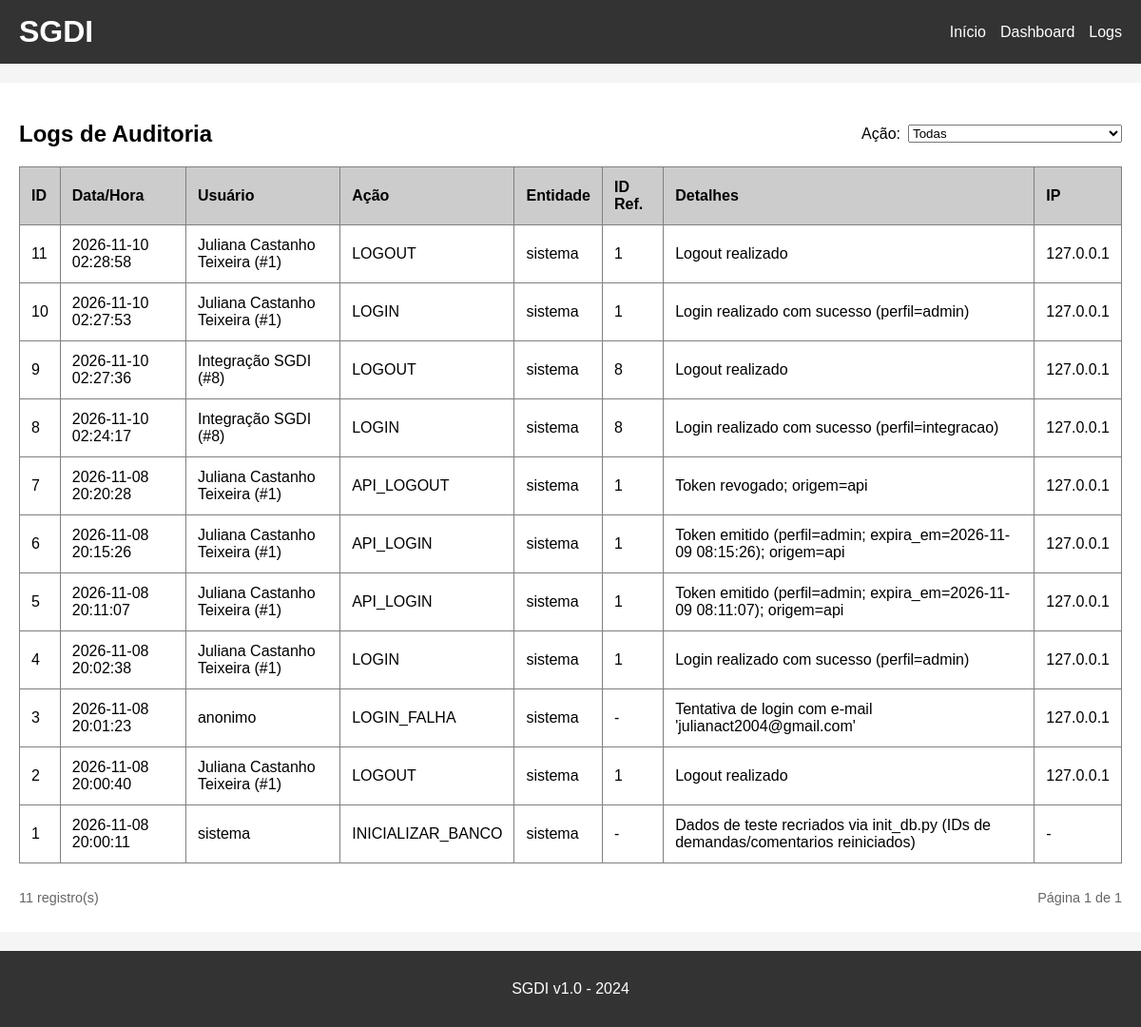
/logs (signed in), run on the app's committed database.
### tables this page shows
CREATE TABLE logs (
    id INTEGER PRIMARY KEY AUTOINCREMENT,
    data_hora TEXT NOT NULL,
    usuario_id INTEGER,
    usuario_nome TEXT,
    acao TEXT NOT NULL,
    entidade TEXT NOT NULL,
    entidade_id INTEGER,
    detalhes TEXT,
    ip TEXT
);

### app.py (the view)
@app.route('/logs')
@requer_permissao('ver_logs')
def ver_logs():
    acao = request.args.get('acao', '')
    if acao not in ACOES_LOG:
        acao = ''
    pagina = max(request.args.get('pagina', 1, type=int) or 1, 1)
    por_pagina = 20
    condicao, parametros = ('1=1', []) if not acao else ('acao = ?', [acao])
    conn = get_db()
    total = conn.execute(f"SELECT COUNT(*) FROM logs WHERE {condicao}", parametros).fetchone()[0]
    total_paginas = max((total + por_pagina - 1) // por_pagina, 1)
    pagina = min(pagina, total_paginas)
    logs = conn.execute(
        f"SELECT * FROM logs WHERE {condicao} ORDER BY id DESC LIMIT ? OFFSET ?",
        parametros + [por_pagina, (pagina - 1) * por_pagina]
    ).fetchall()
    conn.close()
    return render_template('logs.html', logs=logs, acao=acao, acoes=ACOES_LOG,
                           pagina=pagina, total_paginas=total_paginas, total=total)

### app.py (called while the page is built, shortened)
def requer_permissao(permissao, resposta_json=False):
    def decorador(funcao):
        @wraps(funcao)
        def interna(*args, **kwargs):
            if pode(permissao):
                return funcao(*args, **kwargs)
        return interna
    return decorador

@app.context_processor
def injetar_perfil():
    return {'pode': pode, 'perfil_rotulo': ROTULOS_PERFIL[perfil_atual()]}

@app.before_request
def verificar_login():
    if requisicao_api():
        return None
    if 'email' not in session and request.endpoint not in ['login', 'logout', 'static']:
        return redirect(url_for('login'))

### core.py (called while the page is built)
def caminho_banco():
    return os.environ.get('SGDI_DB', 'demandas.db')

def get_db():
    conn = sqlite3.connect(caminho_banco())
    conn.row_factory = sqlite3.Row
    return conn

def requisicao_api():
    return request.path == '/api' or request.path.startswith('/api/')

def usuario_atual():
    usuario_api = g.get('usuario_api')
    if usuario_api:
        return usuario_api
    if 'usuario_id' in session:
        return {
            'id': session.get('usuario_id'),
            'nome': session.get('usuario'),
            'email': session.get('email'),
            'perfil': session.get('perfil'),
        }
    return None

def perfil_atual():
    usuario = usuario_atual()
    perfil = usuario.get('perfil') if usuario else None
    return perfil if perfil in PERMISSOES_POR_PERFIL else PERFIL_USUARIO

def pode(permissao):
    return permissao in PERMISSOES_POR_PERFIL[perfil_atual()]

### templates/logs.html (shortened to what this page needs)
{% extends "base.html" %}
{% block content %}
<div class="flex-between">
    <h2>Logs de Auditoria</h2>
    <form method="GET" action="{{ url_for('ver_logs') }}" class="form-inline">
        <label for="acao">Ação:</label>
        <select name="acao" id="acao" onchange="this.form.submit()">
            <option value="">Todas</option>
        </select>
    </form>
</div>
<div class="table-responsive">
    <table border="1" cellpadding="10" cellspacing="0" width="100%">
        <thead>
            <tr bgcolor="#cccccc">
                <th>ID</th>
                <th>Data/Hora</th>
                <th>Usuário</th>
                <th>Ação</th>
                <th>Entidade</th>
                <th>ID Ref.</th>
                <th>Detalhes</th>
                <th>IP</th>
            </tr>
        </thead>
        <tbody>
            {% for l in logs %}
            <tr>
                <td>{{ l['id'] }}</td>
                <td>{{ l['data_hora'] }}</td>
                <td>{{ l['usuario_nome'] or '-' }}{% if l['usuario_id'] %} (#{{ l['usuario_id'] }}){% endif %}</td>
                <td>{{ l['acao'] }}</td>
                <td>{{ l['entidade'] }}</td>
                <td>{{ l['entidade_id'] if l['entidade_id'] is not none else '-' }}</td>
                <td>{{ l['detalhes'] or '-' }}</td>
                <td>{{ l['ip'] or '-' }}</td>
            </tr>
            {% else %}
            <tr><td colspan="8">Nenhum registro encontrado.</td></tr>
            {% endfor %}
        </tbody>
    </table>
</div>
<div class="pagination-summary">
    <span>{{ total }} registro(s)</span>
    <span>Página {{ pagina }} de {{ total_paginas }}</span>
</div>
{% endblock %}

### static/style.css (style rules this page uses)
* { box-sizing: border-box; }
body { font-family: Arial, sans-serif; background-color: #f5f5f5; padding: 0; margin: 0; display: flex; flex-direction: column; min-height: 100vh; }
table { border-collapse: collapse; width: 100%; margin-bottom: 20px; }
th, td { padding: 12px; text-align: left; }
.table-responsive { overflow-x: auto; }
.pagination-summary, .pagination { display: flex; align-items: center; justify-content: space-between; gap: 12px; }
.pagination-summary { color: #666; font-size: 0.9rem; margin: 8px 0; }
.flex-between { display: flex; justify-content: space-between; align-items: center; }
.form-inline { display: inline-flex; align-items: center; gap: 8px; margin: 0; }

### data on the page
logs: id "11", data_hora "2026-11-10 02:28:58", usuario_nome "Juliana Castanho Teixeira", usuario_id "1", acao "LOGOUT", entidade "sistema", entidade "1", detalhes "Logout realizado", ip "127.0.0.1"
logs: id "10", data_hora "2026-11-10 02:27:53", usuario_nome "Juliana Castanho Teixeira", usuario_id "1", acao "LOGIN", entidade "sistema", entidade "1", detalhes "Login realizado com sucesso (perfil=admin)", ip "127.0.0.1"
logs: id "9", data_hora "2026-11-10 02:27:36", usuario_nome "Integração SGDI", usuario_id "8", acao "LOGOUT", entidade "sistema", entidade "8", detalhes "Logout realizado", ip "127.0.0.1"
logs: id "8", data_hora "2026-11-10 02:24:17", usuario_nome "Integração SGDI", usuario_id "8", acao "LOGIN", entidade "sistema", entidade "8", detalhes "Login realizado com sucesso (perfil=integracao)", ip "127.0.0.1"
logs: id "7", data_hora "2026-11-08 20:20:28", usuario_nome "Juliana Castanho Teixeira", usuario_id "1", acao "API_LOGOUT", entidade "sistema", entidade "1", detalhes "Token revogado; origem=api", ip "127.0.0.1"
logs: id "6", data_hora "2026-11-08 20:15:26", usuario_nome "Juliana Castanho Teixeira", usuario_id "1", acao "API_LOGIN", entidade "sistema", entidade "1", detalhes "Token emitido (perfil=admin; expira_em=2026-11-09 08:15:26); origem=api", ip "127.0.0.1"
logs: id "5", data_hora "2026-11-08 20:11:07", usuario_nome "Juliana Castanho Teixeira", usuario_id "1", acao "API_LOGIN", entidade "sistema", entidade "1", detalhes "Token emitido (perfil=admin; expira_em=2026-11-09 08:11:07); origem=api", ip "127.0.0.1"
logs: id "4", data_hora "2026-11-08 20:02:38", usuario_nome "Juliana Castanho Teixeira", usuario_id "1", acao "LOGIN", entidade "sistema", entidade "1", detalhes "Login realizado com sucesso (perfil=admin)", ip "127.0.0.1"
logs: id "3", data_hora "2026-11-08 20:01:23", usuario_nome "anonimo", acao "LOGIN_FALHA", entidade "sistema", l "-", detalhes "Tentativa de login com e-mail 'julianact2004@gmail.com'", ip "127.0.0.1"
logs: id "2", data_hora "2026-11-08 20:00:40", usuario_nome "Juliana Castanho Teixeira", usuario_id "1", acao "LOGOUT", entidade "sistema", entidade "1", detalhes "Logout realizado", ip "127.0.0.1"
logs: id "1", data_hora "2026-11-08 20:00:11", usuario_nome "sistema", acao "INICIALIZAR_BANCO", entidade "sistema", l "-", detalhes "Dados de teste recriados via init_db.py (IDs de demandas/comentarios reiniciados)"

### other printed values
{{ total }} "11"
{{ pagina }} "1"
{{ total_paginas }} "1"
